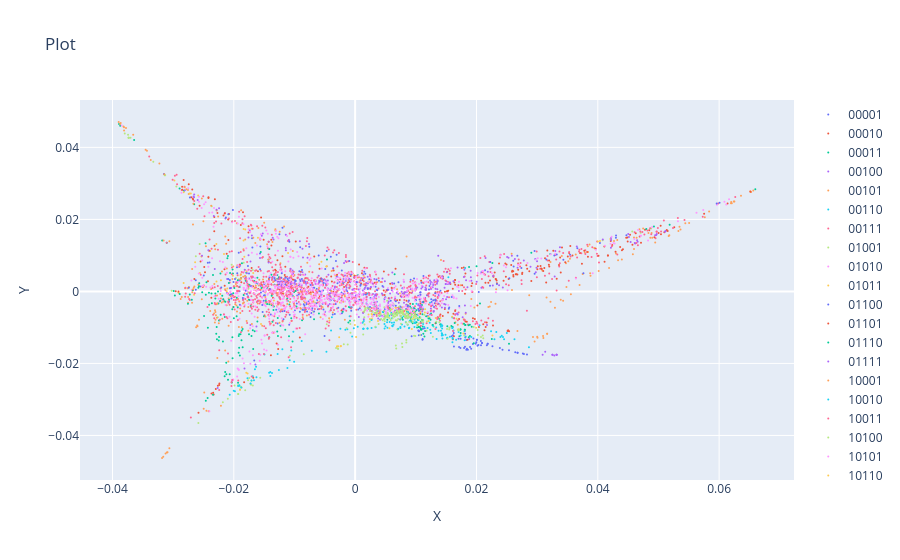

The cell this chart's notebook holds for it:
### Code cell
from plotly3d.plot import scatter
scatter(freq_phate2, heclass, s=2)
